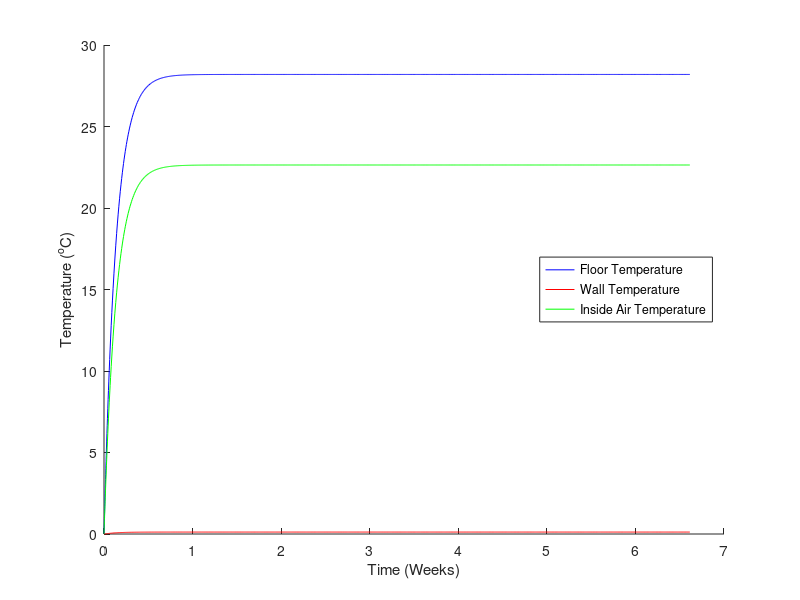

Write MATLAB code to recreate this figure.
function initial_solar_house_ode2()

A_wall = 2 * (3 * 5.1) + 2 * (4 * 5.1) * 2 * (3 * 4); % surface area of all walls, m^2
A_fiberglass = A_wall; % m^2
A_floor =  2 * (5.4 * 4); % surface area of heat absorber, top and bottom, m^2
A_window = 4 * 3; % m^2

thickness_wall = 0.1; % m
thickness_fiberglass = 0.25; % m
thickness_absorber = 0.1; % m

vol_brick = A_wall .* thickness_wall; % m^3
vol_fiberglass = A_fiberglass .* thickness_fiberglass; % m^3
vol_stone = A_floor .* thickness_absorber; % m^3

rho_wall = 2000; % kg/m^3
rho_fiberglass = 12; % kg/m^3
rho_absorber = 3000; % kg/m^3

c_wall = 800; % J/kg/K
c_fiberglass = 840; % J/kg/K
c_absorber = 800; % J/kg/K

C_wall = vol_brick .* rho_wall .* c_wall;
C_fiberglass = vol_fiberglass .* rho_fiberglass .* c_fiberglass;
C_absorber = vol_stone .* rho_absorber .* c_absorber;

C1 = C_absorber;
C2 = C_wall;

k_wall = 0.6; % W/m/K
k_fiberglass = 0.04; % W/m/K
k_absorber = 3.0; % W/m/K

h_indoor = 15; % W/m^2/K
h_outdoor = 30; % W/m^2/K

R_1 = 1 ./ (h_indoor .* A_floor); % K / W
R_2 = 1 ./ (h_indoor .* A_fiberglass); % K / W
R_3 = thickness_fiberglass ./ (k_fiberglass .* A_wall); % K / W
R_4 = 1 ./ (h_outdoor .* A_wall); % K / W

R1 = R_1 + R_2 + R_3;
R2 = R_4;

Q_sun = 300 * A_window; % W
T1i = 0;
T2i = 0;
Toutside = 0;

[ts, Ts] = ode45(@odefun, [0, 4e6], [T1i; T2i]);

Tair = (Ts(:, 1) - Ts(:, 2)) .* (R_2 + R_3) ./ (R_1 + R_2 + R_3) + Ts(:, 2);

disp(Ts(end, :));
disp(Tair(end));

figure(1);
clf;
hold on;

seconds_per_week = 60 .* 60 .* 24 .* 7;

plot(ts ./ seconds_per_week, Ts(:, 1), 'b-');
plot(ts ./ seconds_per_week, Ts(:, 2), 'r-');
plot(ts ./ seconds_per_week, Tair, 'g-');

xlabel("Time (Weeks)");
ylabel("Temperature (^oC)");
legend("Floor Temperature", "Wall Temperature", "Inside Air Temperature", "location", "East");

    function [dTdt] = odefun(t, T)
        T1 = T(1);
        T2 = T(2);
        
        dT1dt = Q_sun ./ C1 + (T2 - T1) ./ (R1 .* C1);
        dT2dt = (Toutside - T2) ./ (R2 .* C2) - (T2 - T1) ./ (R1 .* C2);
        
        dTdt = [dT1dt; dT2dt];
    end

end